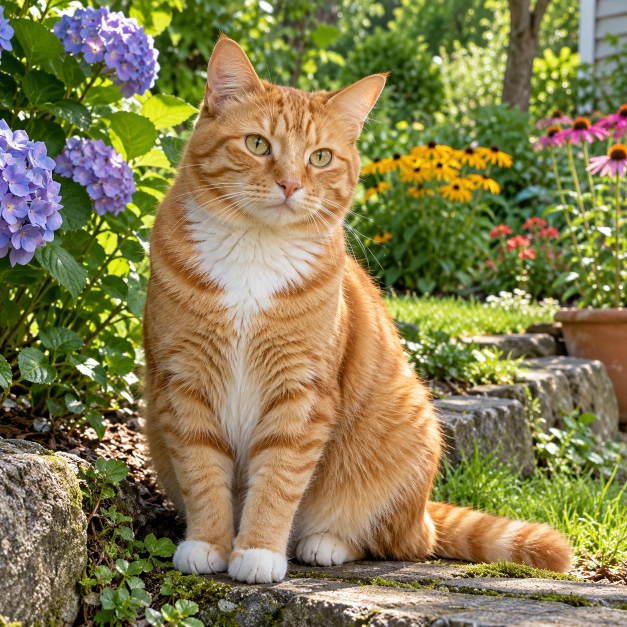
#> input picture photos/cat.png, 1254 x 1254 px (shown at 1/2 size)
$ python -i helpers.py   (imports and definitions only)
#> lines starting #> are read from the running program, lines starting #| are printed output that depends on the picture
from PIL import Image

def load_image(path, max_size=200):
    """Open an image and return it as a list of rows of (r, g, b) tuples.
    The image is shrunk so its longest side is at most max_size pixels."""
    img = Image.open(path).convert("RGB")
    img.thumbnail((max_size, max_size))
    w, h = img.size
    data = list(img.getdata())
    return [data[r * w:(r + 1) * w] for r in range(h)]

def load_square(path, size=128):
    """Open an image cropped and resized to size x size (use a power of 2)."""
#> called with path = 'photos/cat.png', size = 128
    img = Image.open(path).convert("RGB")
#> img is the input picture: PIL image 1254x1254 RGB; mean R, G, B 134.1, 125.6, 79.4
    side = min(img.size)
#> side = 1254
    img = img.crop((0, 0, side, side)).resize((size, size))
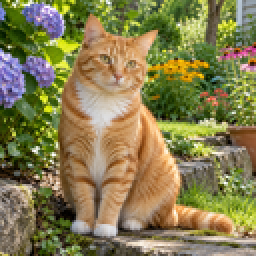
#> img: PIL image 128x128 RGB (shown 2 times larger); mean R, G, B 134.1, 125.6, 79.4
    data = list(img.getdata())
#> data = 16384 items, first 6: (51, 83, 2), (61, 91, 8), (66, 97, 5), (163, 179, 54), (221, 225, 108), (81, 92, 1)
    return [data[r * size:(r + 1) * size] for r in range(size)]

def save_image(pixels, path):
    """Save a list of rows of (r, g, b) tuples as an image file."""
    h, w = len(pixels), len(pixels[0])
    img = Image.new("RGB", (w, h))
    img.putdata([tuple(p) for row in pixels for p in row])
    img.save(path)

def blank_image(width, height, color=(255, 255, 255)):
    """Return a new image filled with one color."""
    return [[color for _ in range(width)] for _ in range(height)]

>>> result = load_square('photos/cat.png')
#> result = 128 items

$ run again, on photos/dog.png
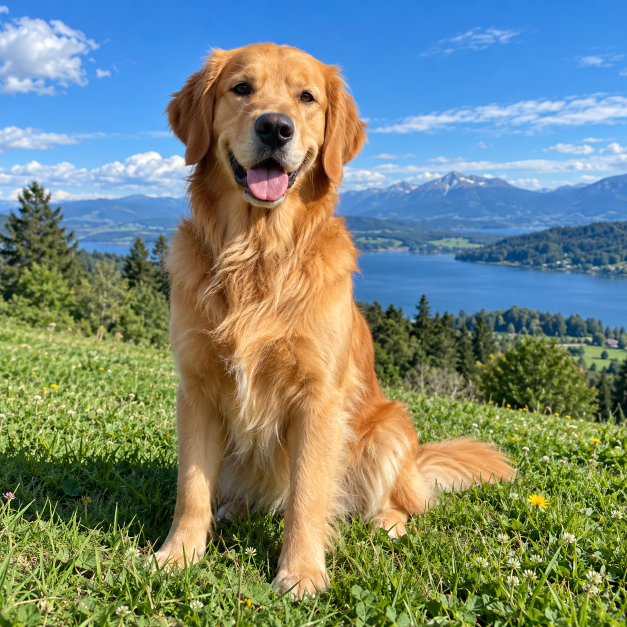
#> input picture photos/dog.png, 1254 x 1254 px (shown at 1/2 size)
#> in load_square, img is the input picture: PIL image 1254x1254 RGB; mean R, G, B 120.2, 135.9, 121.2
#> in load_square, `img = img.crop((0, 0, side, side)).resize((size, size))`:
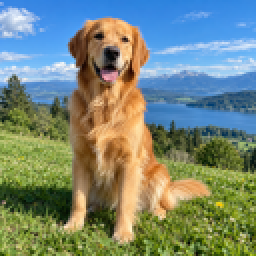
#> img: PIL image 128x128 RGB (shown 2 times larger); mean R, G, B 120.2, 135.9, 121.2
#> data = 16384 items, first 6: (56, 132, 228), (53, 132, 226), (54, 133, 226), (54, 133, 227), (54, 133, 227), (54, 133, 227)
#> result = 128 items
